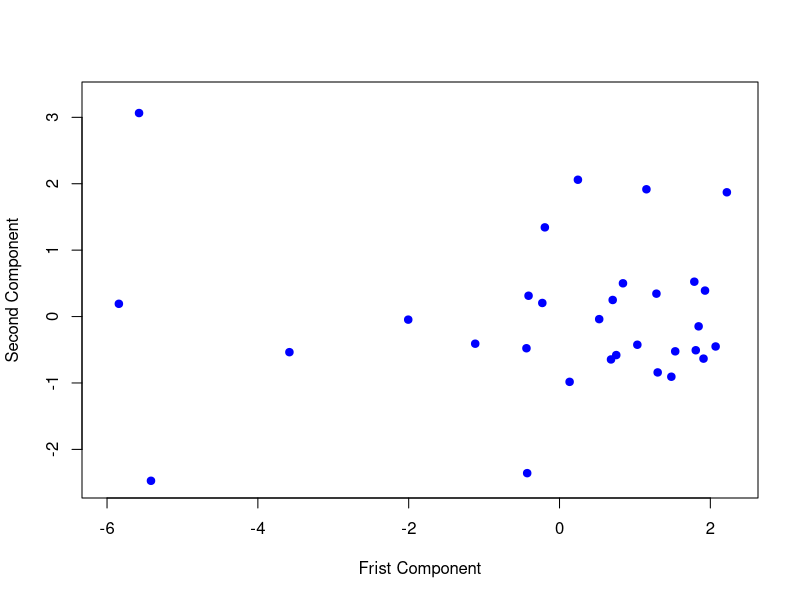

Recreate this plot in R. (Note: this script raises an error after producing the figure.)
rt <- read.table("../chap08/exam0818.data")
d <- dist(scale(rt))
cmds <- cmdscale(d)
plot(cmds, pch=19, col= "blue", 
     xlim = c(-6, 2.3), ylim = c(-2.5, 3.3),
     xlab = "Frist Component", ylab = "Second Component")
text(cmds, label = rownames(rt), adj = c(.5, -1))

win.graph(width=10, height=7)
par(mai=c(0.8, 0.8, 0.1, 0.1))

savePlot("exam1005", type = "bmp")

